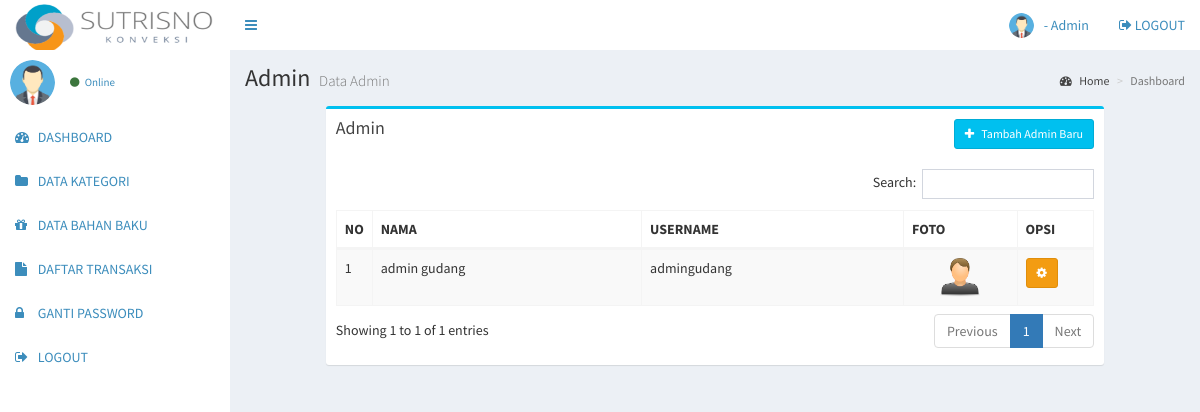
Screenshot of /admingudang/admin.php (signed in) with the database file from the repository.
### tables this page shows
CREATE TABLE `admingudang` (
  `admingudang_id` int NOT NULL,
  `admingudang_nama` varchar(255) NOT NULL,
  `admingudang_username` varchar(100) NOT NULL,
  `admingudang_password` varchar(100) NOT NULL,
  `admingudang_foto` varchar(100) NOT NULL
);

### admingudang/admin.php (the view, shortened to what this page needs)
<?php include 'header.php'; ?>
<div class="content-wrapper">
  <section class="content-header">
    <h1>
      Admin
      <small>Data Admin</small>
    </h1>
    <ol class="breadcrumb">
      <li><a href="#"><i class="fa fa-dashboard"></i> Home</a></li>
      <li class="active">Dashboard</li>
    </ol>
  </section>
  <section class="content">
    <div class="row">
      <section class="col-lg-10 col-lg-offset-1">
        <div class="box box-info">
          <div class="box-header">
            <h3 class="box-title">Admin</h3>
            <a href="admin_tambah.php" class="btn btn-info btn-sm pull-right"><i class="fa fa-plus"></i> &nbsp Tambah Admin Baru</a>
          </div>
          <div class="box-body">
            <div class="table-responsive">
              <table class="table table-bordered table-striped" id="table-datatable">
                <thead>
                  <tr>
                    <th width="1%">NO</th>
                    <th>NAMA</th>
                    <th>USERNAME</th>
                    <th width="15%">FOTO</th>
                    <th width="10%">OPSI</th>
                  </tr>
                </thead>
                <tbody>
                  <?php
                  include '../koneksi.php';
                  $no=1;
                  $data = mysqli_query($koneksi,"SELECT * FROM admingudang");
                  while($d = mysqli_fetch_array($data)){
                    ?>
                    <tr>
                      <td><?php echo $no++; ?></td>
                      <td><?php echo $d['admingudang_nama']; ?></td>
                      <td><?php echo $d['admingudang_username']; ?></td>
                      <td>
                        <center>
                          <?php if($d['admingudang_foto'] == ""){ ?>
                            <img src="../gambar/sistem/user.png" style="width: 40px;height: auto">
                          <?php }else{ ?>
                            <img src="../gambar/user/<?php echo $d['admin_foto'] ?>" style="width: 40px;height: auto">
                          <?php } ?>
                        </center>
                      </td>
                      <td>
                        <a class="btn btn-warning btn-sm" href="admin_edit.php?id=<?php echo $d['admingudang_id'] ?>"><i class="fa fa-cog"></i></a>
                      </td>
                    </tr>
                    <?php
                  }
                  ?>
                </tbody>
              </table>
            </div>
          </div>
        </div>
      </section>
    </div>
  </section>
</div>
<?php include 'footer.php'; ?>

### admingudang/header.php (shortened to what this page needs)
<!DOCTYPE html>
<html>
<head>
  <link rel="stylesheet" href="../assets/bower_components/bootstrap/dist/css/bootstrap.min.css">
  <link rel="stylesheet" href="../assets/bower_components/font-awesome/css/font-awesome.min.css">
  <link rel="stylesheet" href="../assets/bower_components/Ionicons/css/ionicons.min.css">
  <link rel="stylesheet" href="../assets/dist/css/AdminLTE.min.css">
  <link rel="stylesheet" href="../assets/bower_components/datatables.net-bs/css/dataTables.bootstrap.min.css">
  <link rel="stylesheet" href="../assets/dist/css/skins/_all-skins.min.css">
  <link rel="stylesheet" href="../assets/bower_components/morris.js/morris.css">
  <link rel="stylesheet" href="../assets/bower_components/jvectormap/jquery-jvectormap.css">
  <link rel="stylesheet" href="../assets/bower_components/bootstrap-datepicker/dist/css/bootstrap-datepicker.min.css">
  <link rel="stylesheet" href="../assets/bower_components/bootstrap-daterangepicker/daterangepicker.css">
  <link rel="stylesheet" href="../assets/plugins/bootstrap-wysihtml5/bootstrap3-wysihtml5.min.css">
  <?php
  include '../koneksi.php';
  ?>
</head>
<body class="hold-transition  sidebar-mini">
  <div class="wrapper">
    <header class="main-header">
      <a href="index.php" class="logo">
        <img src="../frontend/img/logokonveksi.png" width="200" height="50" alt="">
      </a>
      <nav class="navbar navbar-static-top">
        <a href="#" class="sidebar-toggle" data-toggle="push-menu" role="button">
        </a>
        <div class="navbar-custom-menu">
          <ul class="nav navbar-nav">
            <li class="dropdown user user-menu">
              <a href="#" class="dropdown-toggle" data-toggle="dropdown">
                <?php
                $id_admin = $_SESSION['id'];
                $profil = mysqli_query($koneksi,"select * from admin where admin_id='$id_admin'");
                $profil = mysqli_fetch_assoc($profil);
                if($profil['admin_foto'] == ""){
                  ?>
                  <img src="../gambar/sistem/user.png" class="user-image">
                <?php }else{ ?>
                  <img src="../gambar/user/<?php echo $profil['admin_foto'] ?>" class="user-image">
                <?php } ?>
                <span class="hidden-xs"><?php echo $_SESSION['nama_gudang']; ?> - Admin</span>
              </a>
            </li>
            <li>
              <a href="logout.php"><i class="fa fa-sign-out"></i> LOGOUT</a>
            </li>
          </ul>
        </div>
      </nav>
    </header>
    <aside class="main-sidebar">
      <section class="sidebar">
        <div class="user-panel">
          <div class="pull-left image">
            <?php
            $id = $_SESSION['id'];
            $profil = mysqli_query($koneksi,"select * from admin where admin_id='$id'");
            $profil = mysqli_fetch_assoc($profil);
            if($profil['admin_foto'] == ""){
              ?>
              <img src="../gambar/sistem/user.png" class="img-circle">
            <?php }else{ ?>
              <img src="../gambar/user/<?php echo $profil['admin_foto'] ?>" class="img-circle" style="max-height:45px">
            <?php } ?>
          </div>
          <div class="pull-left info">
            <a href="#"><i class="fa fa-circle text-success"></i> Online</a>
          </div>
        </div>
        <ul class="sidebar-menu" data-widget="tree">
          <li>
            <a href="index.php">
              <i class="fa fa-dashboard"></i> <span>DASHBOARD</span>
            </a>
          </li>
          <li>
            <a href="kategori.php">
              <i class="fa fa-folder"></i> <span>DATA KATEGORI</span>
            </a>
          </li>
          <li>
            <a href="produk.php">
              <i class="fa fa-gift"></i> <span>DATA BAHAN BAKU</span>
            </a>
          </li>
          <li>
            <a href="laporan.php">
              <i class="fa fa-file"></i> <span>DAFTAR TRANSAKSI</span>
            </a>
          </li>
          <li>
            <a href="gantipassword.php">
              <i class="fa fa-lock"></i> <span>GANTI PASSWORD</span>
            </a>
          </li>
          <li>
            <a href="logout.php">
              <i class="fa fa-sign-out"></i> <span>LOGOUT</span>
            </a>
          </li>
        </ul>
      </section>
    </aside>

### rows the page displays
admingudang: admingudang_nama "admin gudang", admingudang_username "admingudang"
